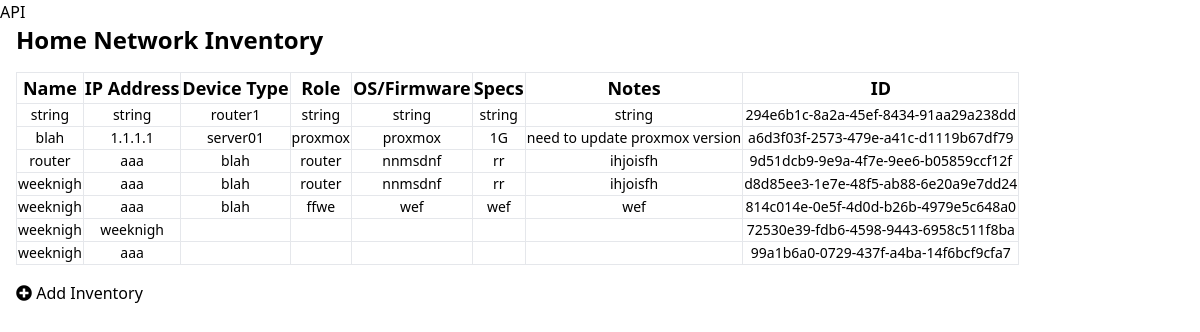
Page /inventory on the committed database.
### main.py (models this page shows)
class InventoryBase(SQLModel):
    device_type: str = Field(index=True)
    name: str | None = Field(default=None, index=True)
    role: str | None = Field(default=None)
    specs: str | None = Field(default=None)
    ip: str | None = Field(default=None)
    os_firmware: str | None = Field(default=None)
    notes: str | None = Field(default=None)

class Inventory(InventoryBase, table=True):
    id: uuid.UUID = Field(default_factory=uuid.uuid4, primary_key=True)

### main.py (the view)
@app.get("/inventory", response_class=HTMLResponse)
async def read_item(request: Request, session: SessionDep):
    inventory = session.exec(select(Inventory)).all()
    return templates.TemplateResponse("inventory.html", {"request": request, "inventory": inventory})

### templates/inventory.html (shortened to what this page needs)
<!DOCTYPE html>
<html lang="en">
<head>
    <a href="/docs" target="_blank">API</a>
    <link rel="stylesheet" href="https://cdnjs.cloudflare.com/ajax/libs/font-awesome/5.15.3/css/all.min.css" />
    <script src="https://cdn.tailwindcss.com"></script>
</head>
<body>
    <div class="mx-4">
        <p class="text-2xl font-bold mb-4">Home Network Inventory</p>
            <table class="min-w-[50%] mb-4">
                <thead class="border-b text-lg">
                    <tr>
                      <th class="border">Name</th>
                      <th class="border">IP Address</th>
                      <th class="border">Device Type</th>
                      <th class="border">Role</th>
                      <th class="border">OS/Firmware</th>
                      <th class="border">Specs</th>
                      <th class="border">Notes</th>
                      <th class="border">ID</th>
                    </tr>
                  </thead>
                  <tbody class="text-center text-sm" id="table-body">
                      {% include 'table.html' %}
                  </tbody>
            </table>
        <div class="flex justify-between">
            <a hx-get="/inventory/add" hx-swap="outerHTML swap:.5s" class="fade-me-out">
                <i class="fas fa-plus-circle"></i> Add Inventory</a>
    </div>
</body>
</html>

### templates/table.html
{% for item in inventory %}
    <tr>
        <td class="border">{{ item.name }}</td>
        <td class="border">{{ item.ip }}</td>
        <td class="border">{{ item.device_type }}</td>
        <td class="border">{{ item.role }}</td>
        <td class="border">{{ item.os_firmware }}</td>
        <td class="border">{{ item.specs }}</td>
        <td class="border">{{ item.notes}}</td>
        <td class="border">{{ item.id}}</td>
    </tr>
{% endfor %}

### rows in the picture
Inventory: name "string", ip "string", device_type "router1", role "string", os_firmware "string", specs "string", notes "string", id "294e6b1c-8a2a-45ef-8434-91aa29a238dd"
Inventory: name "blah", ip "1.1.1.1", device_type "server01", role "proxmox", os_firmware "proxmox", specs "1G", notes "need to update proxmox version", id "a6d3f03f-2573-479e-a41c-d1119b67df79"
Inventory: name "router", ip "aaa", device_type "blah", role "router", os_firmware "nnmsdnf", specs "rr", notes "ihjoisfh", id "9d51dcb9-9e9a-4f7e-9ee6-b05859ccf12f"
Inventory: name "weeknigh", ip "aaa", device_type "blah", role "router", os_firmware "nnmsdnf", specs "rr", notes "ihjoisfh", id "d8d85ee3-1e7e-48f5-ab88-6e20a9e7dd24"
Inventory: name "weeknigh", ip "aaa", device_type "blah", role "ffwe", os_firmware "wef", specs "wef", notes "wef", id "814c014e-0e5f-4d0d-b26b-4979e5c648a0"
Inventory: name "weeknigh", ip "weeknigh", id "72530e39-fdb6-4598-9443-6958c511f8ba"
Inventory: name "weeknigh", ip "aaa", id "99a1b6a0-0729-437f-a4ba-14f6bcf9cfa7"
